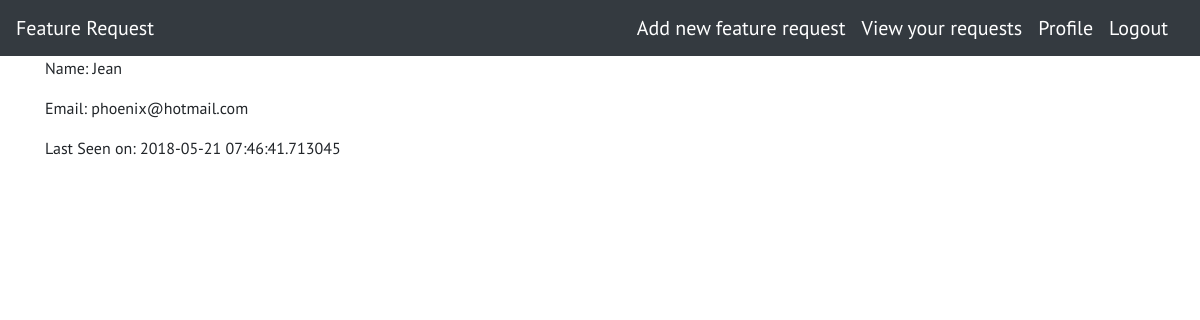
The page /user/Jean (signed in) on the database its author committed.
### app/models.py (models this page shows, shortened)
class User(UserMixin, db.Model):
    id = db.Column(db.Integer, primary_key=True)
    username = db.Column(db.String(64), index=True, unique=True)
    email = db.Column(db.String(120), index=True, unique=True)
    password_hash = db.Column(db.String(128))
    requests = db.relationship('Feature', backref='requestor', lazy='dynamic')
    last_seen = db.Column(db.DateTime(), default=datetime.utcnow)

### app/routes.py (the view)
@app.route('/user/<username>', methods=['GET', 'POST'])
@login_required
def user(username):
    user = current_user
    return render_template('user.html', user=user)

### app/models.py (called while the page is built)
@login.user_loader
def load_user(id):
    return User.query.get(int(id))

### app/routes.py (called while the page is built)
@app.before_request
def before_request():
    if current_user.is_authenticated:
        current_user.last_seen = datetime.utcnow()
        db.session.commit()

### app/templates/user.html
{% extends "base.html" %}
{% import 'bootstrap/wtf.html' as wtf %}
{% block content %}
<div class="container">
    <p>Name: {{ user.username }}</p>
    <p>Email: {{ user.email }}</p>
    <p>Last Seen on: {{ user.last_seen }}</p>
</div>
{% endblock %}

### app/static/style.css (style rules this page uses)
html, body { height: 100%; margin: 0; padding: 0; }
body { font-family: 'PT Sans', sans-serif; }

### rows shown on the page
User: username "Jean", email "phoenix@hotmail.com", last_seen "2018-05-21 07:46:41.713045"
